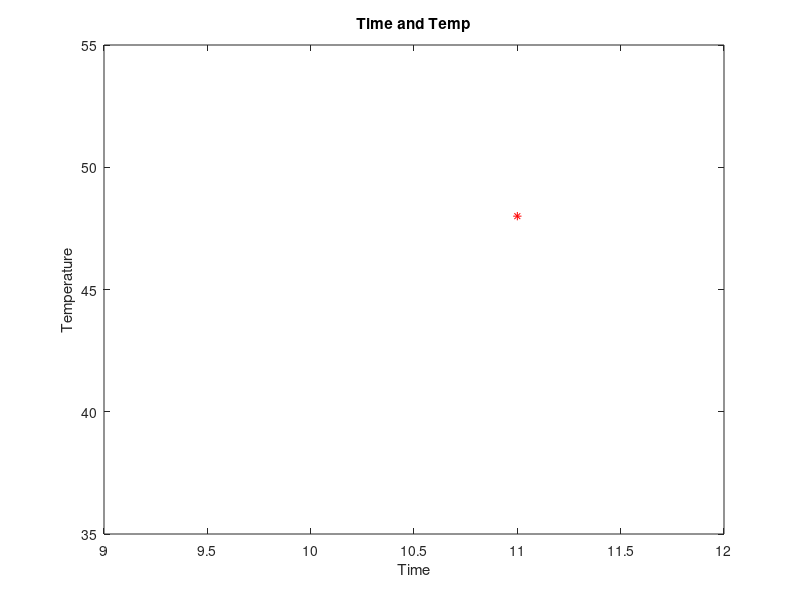

The MATLAB script that drew this image:
x = 11;
y = 48;
plot(x, y, 'r*')

axis([9 12 35 55])
xlabel('Time')
ylabel('Temperature')

title('Time and Temp')